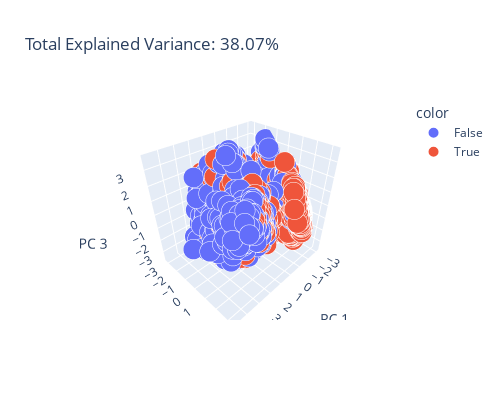

Source (notebook cell):
### Markdown cell above
### PCA

### Code cell
pca = PCA(n_components=3)
components = pca.fit_transform(X_train)

total_var = pca.explained_variance_ratio_.sum() * 100

fig = px.scatter_3d(
    data_frame=components,
    x=0,
    y=1,
    z=2,
    color=train_data['Transported'].to_numpy(),
    size=0.1 * np.ones(len(X_train)),
    opacity=1,
    title=f'Total Explained Variance: {total_var:.2f}%',
    labels={'0': 'PC 1', '1': 'PC 2', '2': 'PC 3'},
    width=500,
    height=400
)

fig.show()

### Figure 1 — Plotly figure (JSON) as saved in the notebook; plotly's stock layout.template omitted (floating-point values rounded to 4 significant figures; data arrays with more than 128 entries replaced by an {"elided": "..."} marker saying what was removed)
{"data": [{"hovertemplate": "color=False<br>PC 1=%{x}<br>PC 2=%{y}<br>PC 3=%{z}<br>size=%{marker.size}<extra></extra>", "legendgroup": "False", "marker": {"color": "#636efa", "opacity": 1, "size": {"elided": "4315 float values"}, "sizemode": "area", "sizeref": 0.00025, "symbol": "circle"}, "mode": "markers", "name": "False", "scene": "scene", "showlegend": true, "type": "scatter3d", "x": {"elided": "4315 float values"}, "y": {"elided": "4315 float values"}, "z": {"elided": "4315 float values"}}, {"hovertemplate": "color=True<br>PC 1=%{x}<br>PC 2=%{y}<br>PC 3=%{z}<br>size=%{marker.size}<extra></extra>", "legendgroup": "True", "marker": {"color": "#EF553B", "opacity": 1, "size": {"elided": "4378 float values"}, "sizemode": "area", "sizeref": 0.00025, "symbol": "circle"}, "mode": "markers", "name": "True", "scene": "scene", "showlegend": true, "type": "scatter3d", "x": {"elided": "4378 float values"}, "y": {"elided": "4378 float values"}, "z": {"elided": "4378 float values"}}], "layout": {"height": 400, "legend": {"itemsizing": "constant", "title": {"text": "color"}, "tracegroupgap": 0}, "scene": {"domain": {"x": [0, 1], "y": [0, 1]}, "xaxis": {"title": {"text": "PC 1"}}, "yaxis": {"title": {"text": "PC 2"}}, "zaxis": {"title": {"text": "PC 3"}}}, "title": {"text": "Total Explained Variance: 38.07%"}, "width": 500}}
